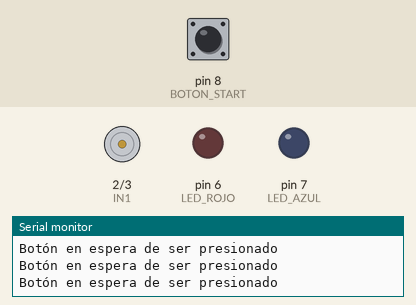
The sketch below on a simulated Arduino Uno, built with avr-gcc and run on an emulated ATmega328P. Shown: motor-driver pin pairs drawn as motors (green arrow = first pin HIGH = forward, orange = second pin HIGH = backward, longer = more drive, scaled by the enable pin), output pins drawn as LEDs (lit = HIGH), the last lines printed to the serial monitor. The test bench sets the inputs (shaded band); at power-on: pin 8 (BOTON_START) HIGH. At 9.5 s the program stops and its outputs stay as they are.

Above: at 1.2 s.
1.3 s: pin 8 (BOTON_START) pulled LOW for 3.2 s
At 4.8 s:
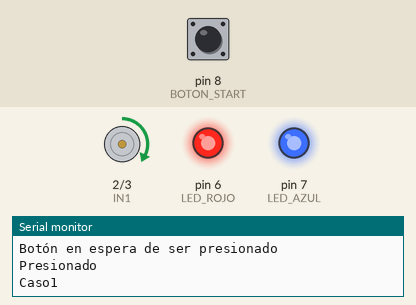
Timing chart, 0 to 11.0 s (numbered marks = the images above; inputs shaded):
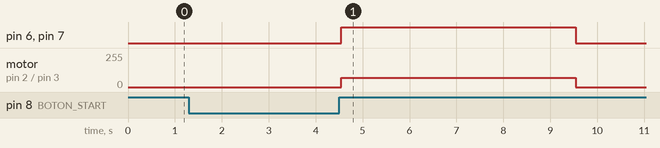

Measured:
- after the input at 1.3 s, pin 6 (LED_ROJO), pin 7 (LED_AZUL): LOW → HIGH after 3.2 s, → LOW 5.0 s later; motor on pin 2 (IN1) / pin 3 (IN2): stopped → forward 70/255 after 3.2 s, → stopped 5.0 s later

The sketch:

BASE7_eSTADOS_dEFINIENDO_V3.ino
```cpp
#define LED_ROJO 6
#define LED_AZUL 7
#define BOTON_START 8

int estado = 0;
int estadoAnterior_btn_start = 0;
int salida = 0;

// DEFINICION DE ESTADOS
enum estados
{
  EST_DETECCION_MOTOR_A,
  EST_ENCENDIDO,
  EST_APAGADO,
  EST_CERRADO
};

// DEFINICION PARA EL SWITCH CASE
int estado_actual   = EST_ENCENDIDO;
int estado_anterior = EST_APAGADO;

//DEFINICION PARA MOTORES
int IN1 = 2;
int IN2 = 3;
int ENA = 11;
// ---------------------------------------------------------------------------------------------------- setup -----------------------------------------------------------------------------
void setup() {
  //                                                -->  GENERALES  <--                                                 //
  Serial.begin(9600);
  //                                                -->  LEDS  <--                                                 //
  pinMode(LED_ROJO,OUTPUT);
  pinMode(LED_AZUL,OUTPUT);
  //                                                -->  BOTON START  <--                                                 //
  pinMode(BOTON_START,INPUT_PULLUP);
  //                                                -->  MOTOR_A  <--                                                 //
  pinMode( ENA, OUTPUT );
  pinMode( IN1, OUTPUT );
  pinMode( IN2, OUTPUT );
}

// ---------------------------------------------------------------------------------------------------- loop -----------------------------------------------------------------------------

void loop() {
  //                                                -->  BOTON START  <--                                                 //
  arrancar();
  //                                                -->  SWITCH CASE  <--                                                 //
  while(salida == 0){

    switch(estado_actual)
    {
      case EST_DETECCION_MOTOR_A:
      Serial.println("Caso1");
      encenderMotorA();
      break;

      case EST_CERRADO:
      Serial.println("Caso2");
      apagarMotorA();
      break;

      default:
      break;
    }

  }
}

// ---------------------------------------------------------------------------------------------------- FUNCIONES -----------------------------------------------------------------------------

void arrancar()
{
  if (estado_actual == EST_ENCENDIDO)
  {
            estado = digitalRead(BOTON_START);

            if ( (estado == HIGH)&&(estadoAnterior_btn_start == LOW) )
            {
              salida = 1 - salida;  //Modifica el estado de la variable salida
              delay(20);             //Evita el rebote del pulsador
            }

            estadoAnterior_btn_start = estado;//Guarda el valor actual

            if (salida==1)
            {
              Serial.println("Botón en espera de ser presionado");
            }
            else
            {
              Serial.println("Presionado");
              estado_actual = EST_DETECCION_MOTOR_A;
            }
  }
}

// APAGAR LED

void apagarLed()
{
    digitalWrite(LED_ROJO,LOW);
    digitalWrite(LED_AZUL,LOW);
}

//ENCERNDER LED

void encenderLed()
{
    digitalWrite(LED_ROJO,HIGH);
    digitalWrite(LED_AZUL,HIGH);
}


// FUNCION MOTOR_A

void encenderMotorA()
{
  if(estado_actual == EST_DETECCION_MOTOR_A)
  {
  analogWrite(ENA,70);
  digitalWrite(IN1, HIGH);
  digitalWrite(IN2, LOW);

  encenderLed();
  delay(5000);
  estado_actual = EST_CERRADO;//*********************************************************************************************************************
  }
}

// FUNCION APAGAR MOTOR_A

void apagarMotorA()
{
  if(estado_actual == EST_CERRADO)
  {
  analogWrite(ENA,70);
  digitalWrite(IN1, LOW);
  digitalWrite(IN2, LOW);
  apagarLed();
//  salida = 0;
  estado_actual = EST_ENCENDIDO;
//  estadoAnterior_btn_start == LOW;
//  arrancar();


  }

}
```
